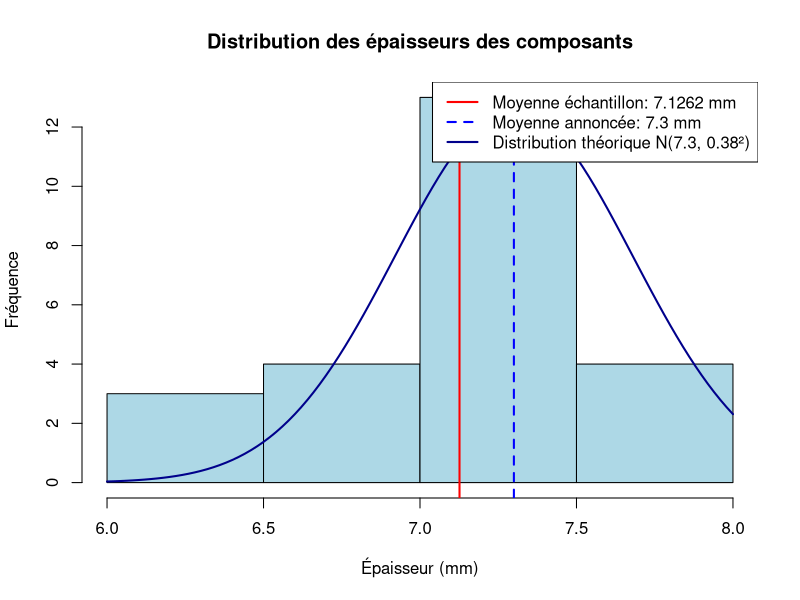

Source code (R):
# Définition des données d'épaisseur en millimètres
epaisseurs <- c(6.47, 7.02, 7.15, 7.22, 7.44, 6.99, 7.47, 7.61, 7.32, 7.22,
                7.52, 6.92, 7.28, 6.69, 7.24, 7.19, 6.97, 7.52, 6.22, 7.13,
                7.32, 7.67, 7.24, 6.21)

# Paramètres du problème
n <- length(epaisseurs)           # Taille de l'échantillon
mu0 <- 7.3                        # Moyenne annoncée par le fournisseur
sigma <- 0.38                     # Écart-type connu
alpha <- 0.05                     # Niveau de signification 5%

# Calcul des statistiques de base
moyenne <- mean(epaisseurs)
ecart_type_echantillon <- sd(epaisseurs)

# Nombre de classes pour l'histogramme
k <- ceiling(sqrt(n))

# Affichage des statistiques descriptives
cat("Analyse des épaisseurs des composants isolants\n")
cat("---------------------------------------------\n")
cat(sprintf("Nombre d'observations: %d\n", n))
cat(sprintf("Moyenne des épaisseurs: %.4f mm\n", moyenne))
cat(sprintf("Écart-type échantillon: %.4f mm\n", ecart_type_echantillon))
cat(sprintf("Écart-type connu: %.4f mm\n", sigma))

# Création des classes pour l'histogramme et calcul des fréquences observées
hist_obj <- hist(epaisseurs, plot = FALSE, breaks = k)
observed_counts <- hist_obj$counts
breaks <- hist_obj$breaks
mids <- hist_obj$mids

# Calcul des fréquences théoriques selon N(7.3, 0.38²)
expected_probs <- diff(pnorm(breaks, mean = mu0, sd = sigma))
expected_counts <- expected_probs * n

# Test du chi-deux
chi_stat <- sum((observed_counts - expected_counts)^2 / expected_counts)
df <- length(observed_counts) - 1  # Degrés de liberté
p_value_chi <- pchisq(chi_stat, df = df, lower.tail = FALSE)

# Valeur critique pour le chi-deux
chi_critique <- qchisq(1 - alpha, df = df)

# Affichage des résultats du test chi-deux
cat("\nTest d'hypothèse (chi-deux)\n")
cat(sprintf("H0: La distribution suit une loi N(%.1f, %.2f²) (le fournisseur respecte ses engagements)\n", mu0, sigma))
cat(sprintf("H1: La distribution ne suit pas une loi N(%.1f, %.2f²) (le fournisseur ne respecte pas ses engagements)\n", mu0, sigma))
cat(sprintf("Statistique chi-deux calculée: %.4f\n", chi_stat))
cat(sprintf("Valeur critique (α = %.2f, dl = %d): %.4f\n", alpha, df, chi_critique))
cat(sprintf("p-value: %.4f\n", p_value_chi))

# Conclusion du test chi-deux
cat("\nConclusion:\n")
if (chi_stat > chi_critique) {
  cat(sprintf("Comme χ² = %.4f > %.4f et p-value = %.4f < %.2f, nous rejetons H0.\n",
              chi_stat, chi_critique, p_value_chi, alpha))
  cat("L'entreprise peut affirmer, avec un risque faible de se tromper, que le fournisseur ne respecte pas ses engagements.\n")
} else {
  cat(sprintf("Comme χ² = %.4f < %.4f et p-value = %.4f > %.2f, nous ne pouvons pas rejeter H0.\n",
              chi_stat, chi_critique, p_value_chi, alpha))
  cat("L'entreprise ne peut pas affirmer, avec un risque faible de se tromper, que le fournisseur ne respecte pas ses engagements.\n")
}

# Représentation graphique
hist(epaisseurs,
     breaks = breaks,
     col = "lightblue",
     main = "Distribution des épaisseurs des composants",
     xlab = "Épaisseur (mm)",
     ylab = "Fréquence",
     freq = TRUE)

# Tracer la distribution théorique
curve(dnorm(x, mean = mu0, sd = sigma) * n * (breaks[2] - breaks[1]),
      col = "darkblue",
      lwd = 2,
      add = TRUE)

# Ajout de lignes verticales pour la moyenne échantillon et la moyenne annoncée
abline(v = moyenne, col = "red", lwd = 2)
abline(v = mu0, col = "blue", lwd = 2, lty = 2)

# Légende
legend("topright",
       legend = c(paste("Moyenne échantillon:", round(moyenne, 4), "mm"),
                  paste("Moyenne annoncée:", mu0, "mm"),
                  "Distribution théorique N(7.3, 0.38²)"),
       col = c("red", "blue", "darkblue"),
       lwd = c(2, 2, 2),
       lty = c(1, 2, 1))

# Alternative avec la fonction intégrée
cat("\nRésultat avec la fonction intégrée chisq.test():\n")
chitest <- chisq.test(observed_counts, p = expected_probs, rescale.p = TRUE)
print(chitest)